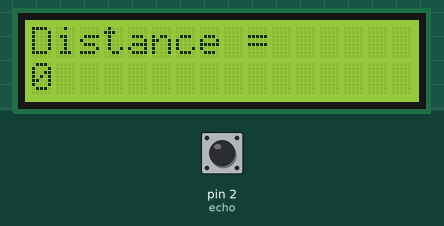
Simulated run of this sketch. Board: Arduino Uno, built with avr-gcc and run on an emulated ATmega328P. Parts: 16×2 character LCD. Inputs (shaded band) come from the test bench; at power-on: pin 2 (echo) LOW. What the sketch prints to the serial monitor is not drawn.

Above: at 1.6 s.
1.7 s: pin 2 (echo) pulsed HIGH 2 times (0.12 s each, 0.3 s apart)
At 2.8 s:
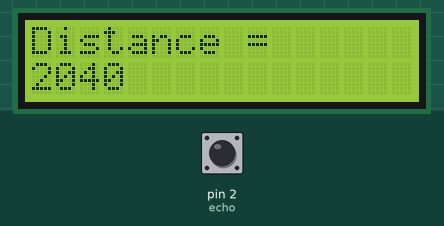
At 3.9 s:
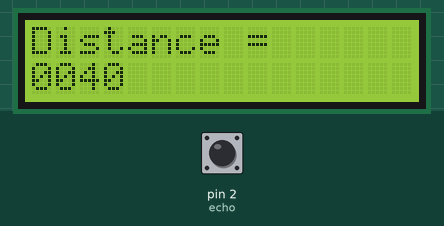
Timing chart, 0 to 5.4 s (numbered marks = the images above; inputs shaded):
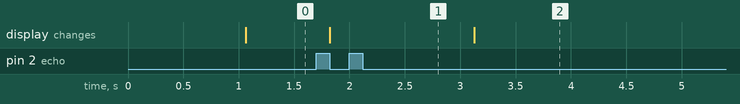

Measured:
- after the input at 1.7 s, the display: changes after 0.12 s (image 1)

The sketch:

LCD_and_Ultrasonisc.ino
```cpp
#include<LiquidCrystal.h>

LiquidCrystal lcd(8,9,4,5,6,7);

#define trig 3
#define echo 2

long duration, distance;

void setup()
{
  Serial.begin(9600);
  pinMode(trig, OUTPUT);
  pinMode(echo, INPUT);
  lcd.begin(16,2);
}

void loop()
{
  digitalWrite(trig, LOW);
  delayMicroseconds(10);
  digitalWrite(trig, HIGH);
  delayMicroseconds(10);
  duration = pulseIn(echo, HIGH);
  distance = (0.034/2)*duration;
  Serial.println("Distance = ");
  Serial.print(distance, "cm");
  lcd.setCursor(0,0);
  lcd.print("Distance = ");
  lcd.setCursor(0,1);
  lcd.print(distance);
}
```
